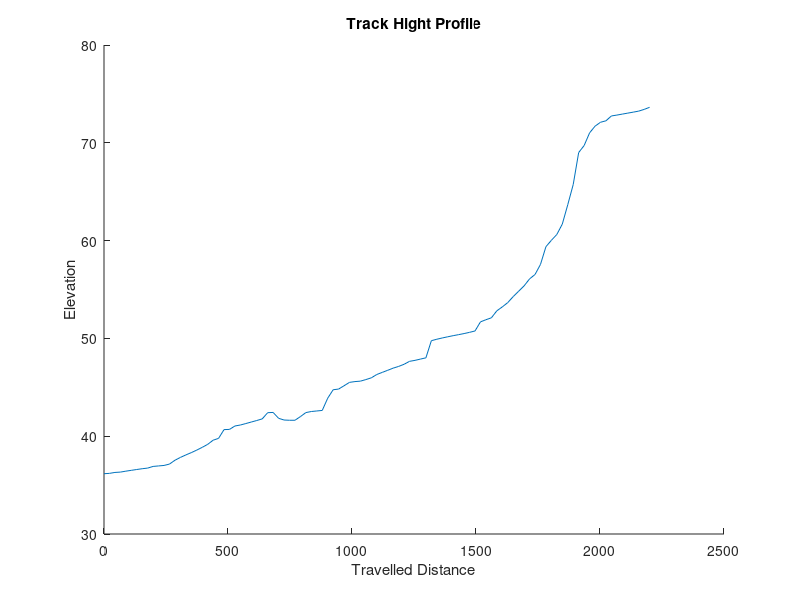

Reproduce this figure in MATLAB. (Note: this script raises an error after producing the figure.)
%% Track Simulations
clear;
% Read track information
track = importdata('test1.csv', ';', 0);
travelledDistance = track(:,1);
elevation = track(:,2);

% Plot Hight Profile
figure(1);clf;hold on;
plot(travelledDistance, elevation);
xlabel('Travelled Distance');
ylabel('Elevation');
title('Track Hight Profile');


% Simulate
r = simulateTrack(track);

figure(2);clf;hold on;
colormap(summer);

x = travelledDistance'; % displacement 
z = zeros(size(x)); % zero, because not used
y = elevation'; %Elevation
col = 1:length(x);  % This is the color, vary with x in this case., for instance velocity
surface([x;x],[y;y],[z;z],[col;col],...
        'facecol','no',...
        'edgecol','interp',...
        'linew',6);
title('Power Used on Track')


% figure(2);clf;hold on;
% plot(r.time, r.velocity);
% 
% figure(3);clf;hold on;
% plot(travelledDistance, r.velocity);

